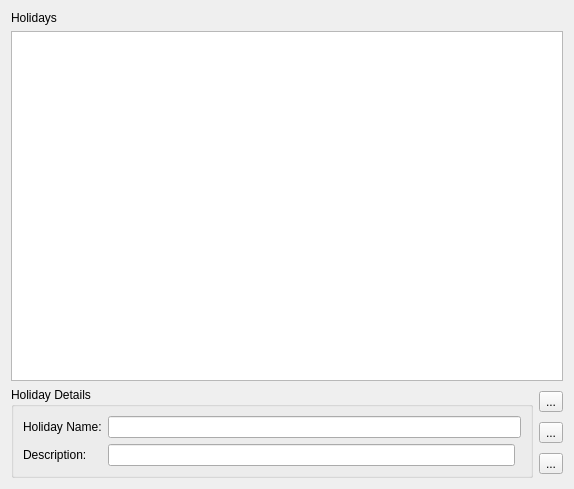
<?xml version="1.0" encoding="UTF-8"?>
<ui version="4.0">
 <class>Holidays</class>
 <widget class="QWidget" name="Holidays">
  <property name="geometry">
   <rect>
    <x>0</x>
    <y>0</y>
    <width>574</width>
    <height>489</height>
   </rect>
  </property>
  <property name="windowTitle">
   <string>Form</string>
  </property>
  <layout class="QVBoxLayout" name="verticalLayout_2">
   <item>
    <widget class="QLabel" name="label">
     <property name="text">
      <string>Holidays</string>
     </property>
    </widget>
   </item>
   <item>
    <widget class="QTreeView" name="treeView">
     <property name="sizePolicy">
      <sizepolicy hsizetype="Expanding" vsizetype="Expanding">
       <horstretch>0</horstretch>
       <verstretch>1</verstretch>
      </sizepolicy>
     </property>
    </widget>
   </item>
   <item>
    <layout class="QHBoxLayout" name="horizontalLayout">
     <item>
      <widget class="QGroupBox" name="groupBox">
       <property name="title">
        <string>Holiday Details</string>
       </property>
       <layout class="QGridLayout" name="gridLayout">
        <item row="0" column="0">
         <widget class="QLabel" name="label_2">
          <property name="text">
           <string>Holiday Name:</string>
          </property>
         </widget>
        </item>
        <item row="0" column="1" colspan="2">
         <widget class="QLineEdit" name="lineEdit"/>
        </item>
        <item row="1" column="0">
         <widget class="QLabel" name="label_3">
          <property name="text">
           <string>Description:</string>
          </property>
         </widget>
        </item>
        <item row="1" column="1">
         <widget class="QLineEdit" name="lineEdit_2"/>
        </item>
       </layout>
      </widget>
     </item>
     <item>
      <layout class="QVBoxLayout" name="verticalLayout">
       <item>
        <widget class="QToolButton" name="toolButton">
         <property name="text">
          <string>...</string>
         </property>
         <property name="icon">
          <iconset resource="rc.qrc">
           <normaloff>:/images/Icon_193.ico</normaloff>:/images/Icon_193.ico</iconset>
         </property>
        </widget>
       </item>
       <item>
        <widget class="QToolButton" name="toolButton_2">
         <property name="text">
          <string>...</string>
         </property>
         <property name="icon">
          <iconset resource="rc.qrc">
           <normaloff>:/images/Icon_10.ico</normaloff>:/images/Icon_10.ico</iconset>
         </property>
        </widget>
       </item>
       <item>
        <widget class="QToolButton" name="toolButton_3">
         <property name="text">
          <string>...</string>
         </property>
         <property name="icon">
          <iconset resource="rc.qrc">
           <normaloff>:/images/Icon_136.ico</normaloff>:/images/Icon_136.ico</iconset>
         </property>
        </widget>
       </item>
      </layout>
     </item>
    </layout>
   </item>
  </layout>
 </widget>
 <resources>
  <include location="rc.qrc"/>
 </resources>
 <connections/>
</ui>
